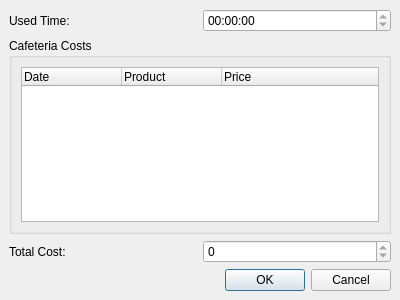
<ui version="4.0" >
 <class>PaymentDialog</class>
 <widget class="QDialog" name="PaymentDialog" >
  <property name="geometry" >
   <rect>
    <x>0</x>
    <y>0</y>
    <width>400</width>
    <height>300</height>
   </rect>
  </property>
  <property name="windowTitle" >
   <string>Payment</string>
  </property>
  <property name="windowIcon" >
   <iconset>../../data/icons/pyKafe.png</iconset>
  </property>
  <layout class="QGridLayout" >
   <property name="margin" >
    <number>9</number>
   </property>
   <property name="spacing" >
    <number>6</number>
   </property>
   <item row="1" column="0" >
    <widget class="QGroupBox" name="groupBox" >
     <property name="title" >
      <string>Cafeteria Costs</string>
     </property>
     <layout class="QGridLayout" >
      <property name="margin" >
       <number>9</number>
      </property>
      <property name="spacing" >
       <number>6</number>
      </property>
      <item row="0" column="0" >
       <widget class="QTreeWidget" name="cafeteriaWidget" >
        <property name="rootIsDecorated" >
         <bool>false</bool>
        </property>
        <property name="allColumnsShowFocus" >
         <bool>true</bool>
        </property>
        <column>
         <property name="text" >
          <string>Date</string>
         </property>
        </column>
        <column>
         <property name="text" >
          <string>Product</string>
         </property>
        </column>
        <column>
         <property name="text" >
          <string>Price</string>
         </property>
        </column>
       </widget>
      </item>
     </layout>
    </widget>
   </item>
   <item row="0" column="0" >
    <layout class="QHBoxLayout" >
     <property name="margin" >
      <number>0</number>
     </property>
     <property name="spacing" >
      <number>6</number>
     </property>
     <item>
      <widget class="QLabel" name="label" >
       <property name="text" >
        <string>Used Time:</string>
       </property>
      </widget>
     </item>
     <item>
      <widget class="QTimeEdit" name="usedTime" >
       <property name="readOnly" >
        <bool>true</bool>
       </property>
      </widget>
     </item>
    </layout>
   </item>
   <item row="2" column="0" >
    <layout class="QHBoxLayout" >
     <property name="margin" >
      <number>0</number>
     </property>
     <property name="spacing" >
      <number>6</number>
     </property>
     <item>
      <widget class="QLabel" name="label_2" >
       <property name="text" >
        <string>Total Cost:</string>
       </property>
      </widget>
     </item>
     <item>
      <widget class="QSpinBox" name="totalCost" >
       <property name="readOnly" >
        <bool>true</bool>
       </property>
      </widget>
     </item>
    </layout>
   </item>
   <item row="4" column="0" >
    <widget class="QDialogButtonBox" name="buttonBox" >
     <property name="orientation" >
      <enum>Qt::Horizontal</enum>
     </property>
     <property name="standardButtons" >
      <set>QDialogButtonBox::Cancel|QDialogButtonBox::NoButton|QDialogButtonBox::Ok</set>
     </property>
    </widget>
   </item>
  </layout>
 </widget>
 <resources/>
 <connections>
  <connection>
   <sender>buttonBox</sender>
   <signal>accepted()</signal>
   <receiver>PaymentDialog</receiver>
   <slot>accept()</slot>
   <hints>
    <hint type="sourcelabel" >
     <x>248</x>
     <y>254</y>
    </hint>
    <hint type="destinationlabel" >
     <x>157</x>
     <y>274</y>
    </hint>
   </hints>
  </connection>
  <connection>
   <sender>buttonBox</sender>
   <signal>rejected()</signal>
   <receiver>PaymentDialog</receiver>
   <slot></slot>
   <hints>
    <hint type="sourcelabel" >
     <x>316</x>
     <y>260</y>
    </hint>
    <hint type="destinationlabel" >
     <x>286</x>
     <y>274</y>
    </hint>
   </hints>
  </connection>
 </connections>
</ui>
